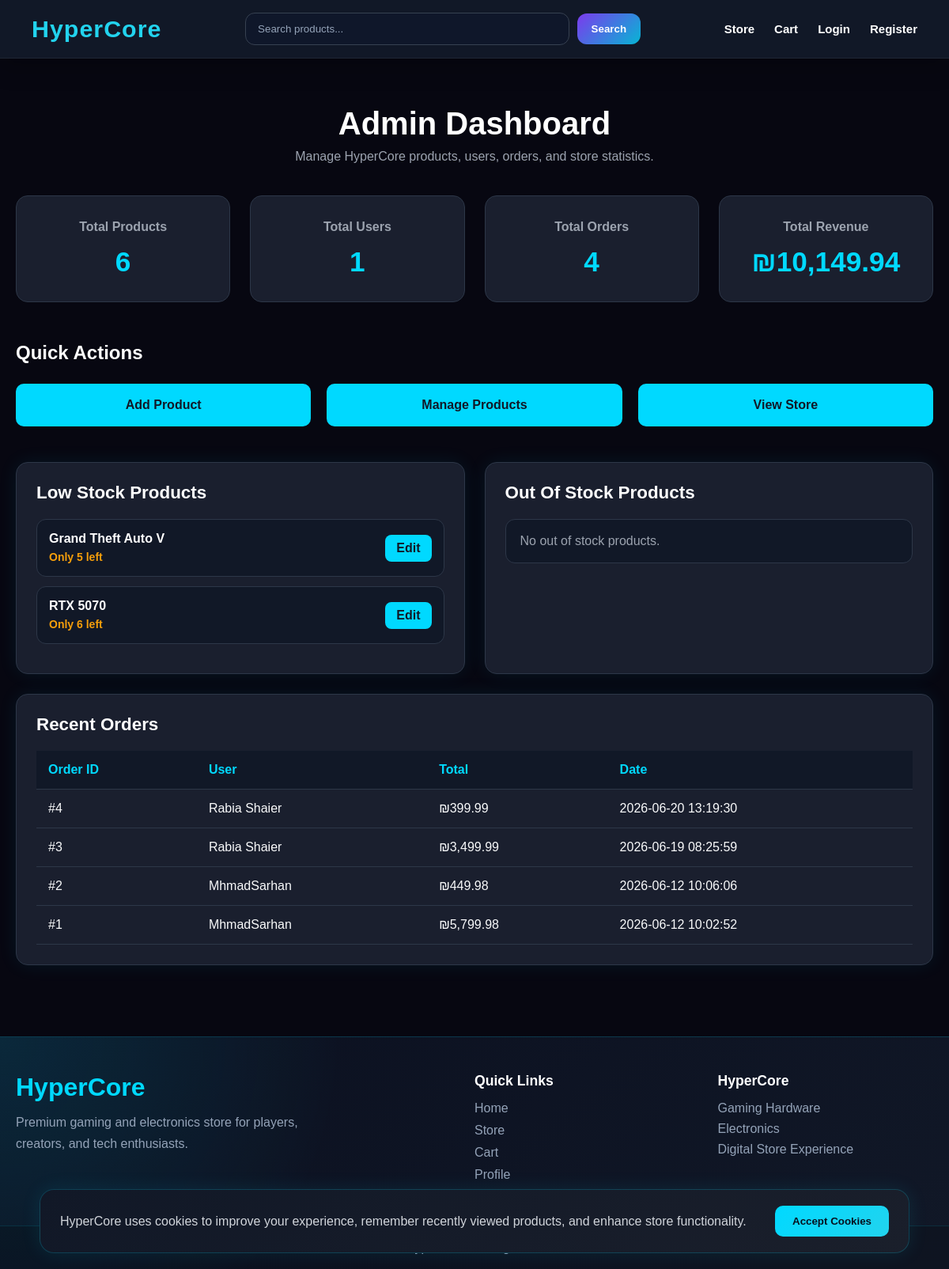
Screenshot of /admin/dashboard.php with the database file from the repository.
### tables this page shows
CREATE TABLE `products` (
  `id` int(11) NOT NULL,
  `category_id` int(11) DEFAULT NULL,
  `name` varchar(150) NOT NULL,
  `description` text DEFAULT NULL,
  `price` decimal(10,2) NOT NULL,
  `image` varchar(255) DEFAULT NULL,
  `stock_quantity` int(11) DEFAULT 0,
  `is_featured` tinyint(1) DEFAULT 0,
  `created_at` timestamp NOT NULL DEFAULT current_timestamp()
);

CREATE TABLE `orders` (
  `id` int(11) NOT NULL,
  `user_id` int(11) NOT NULL,
  `total_price` decimal(10,2) NOT NULL,
  `status` enum('pending','processing','completed','cancelled') DEFAULT 'pending',
  `created_at` timestamp NOT NULL DEFAULT current_timestamp()
);

CREATE TABLE `users` (
  `id` int(11) NOT NULL,
  `full_name` varchar(100) NOT NULL,
  `email` varchar(150) NOT NULL,
  `password` varchar(255) NOT NULL,
  `role` enum('user','admin') DEFAULT 'user',
  `created_at` timestamp NOT NULL DEFAULT current_timestamp(),
  `is_locked` tinyint(1) DEFAULT 0,
  `failed_attempts` int(11) DEFAULT 0,
  `locked_until` datetime DEFAULT NULL
);

### assets/js/classes/Product.php (called while the page is built, shortened)
<?php
class Product
{
 public static function getTotalProducts($conn)
{
    $query = "SELECT COUNT(*) AS total FROM products";
    $result = mysqli_query($conn, $query);
    $row = mysqli_fetch_assoc($result);
    return $row['total'];
}
}

### admin/dashboard.php (the view, shortened to what this page needs)
<?php
require_once __DIR__ . "/../config/config.php";
require_once __DIR__ . "/../assets/js/classes/Product.php";
$totalProducts = Product::getTotalProducts($conn);
$usersQuery = "SELECT COUNT(*) AS total FROM users WHERE role = 'user'";
$usersResult = mysqli_query($conn, $usersQuery);
$totalUsers = mysqli_fetch_assoc($usersResult)['total'];
$ordersQuery = "SELECT COUNT(*) AS total FROM orders";
$ordersResult = mysqli_query($conn, $ordersQuery);
$totalOrders = mysqli_fetch_assoc($ordersResult)['total'];
$revenueQuery = "SELECT SUM(total_price) AS total FROM orders";
$revenueResult = mysqli_query($conn, $revenueQuery);
$totalRevenue = mysqli_fetch_assoc($revenueResult)['total'];
$lowStockQuery = "
    SELECT *
    FROM products
    WHERE stock_quantity > 0 AND stock_quantity <= 10
    ORDER BY stock_quantity ASC
    LIMIT 5
";
$lowStockProducts = mysqli_query($conn, $lowStockQuery);
$outOfStockQuery = "
    SELECT *
    FROM products
    WHERE stock_quantity = 0
    ORDER BY name ASC
    LIMIT 5
";
$outOfStockProducts = mysqli_query($conn, $outOfStockQuery);
$recentOrdersQuery = "
    SELECT orders.*, users.full_name
    FROM orders
    INNER JOIN users ON orders.user_id = users.id
    ORDER BY orders.id DESC
    LIMIT 5
";
$recentOrders = mysqli_query($conn, $recentOrdersQuery);
require_once __DIR__ . "/../includes/header.php";
require_once __DIR__ . "/../includes/top-navbar.php";
?>
<section class="admin-dashboard">
    <div class="admin-header">
        <h1>Admin Dashboard</h1>
        <p>Manage HyperCore products, users, orders, and store statistics.</p>
    </div>
    <div class="admin-stats-grid">
        <div class="admin-stat-card">
            <h3>Total Products</h3>
            <p><?php echo $totalProducts; ?></p>
        </div>
        <div class="admin-stat-card">
            <h3>Total Users</h3>
            <p><?php echo $totalUsers; ?></p>
        </div>
        <div class="admin-stat-card">
            <h3>Total Orders</h3>
            <p><?php echo $totalOrders; ?></p>
        </div>
        <div class="admin-stat-card">
            <h3>Total Revenue</h3>
            <p>₪<?php echo number_format($totalRevenue, 2); ?></p>
        </div>
    </div>
    <div class="admin-actions">
        <h2>Quick Actions</h2>
        <div class="admin-actions-grid">
            <a href="<?php echo BASE_URL; ?>admin/add-product.php" class="admin-action-btn">
                Add Product
            </a>
            <a href="<?php echo BASE_URL; ?>admin/products.php" class="admin-action-btn">
                Manage Products
            </a>
            <a href="<?php echo BASE_URL; ?>pages/catalog.php" class="admin-action-btn">
                View Store
            </a>
        </div>
    </div>
    <div class="dashboard-sections-grid">
        <div class="dashboard-section-card">
            <h2>Low Stock Products</h2>
            <?php if ($lowStockProducts && mysqli_num_rows($lowStockProducts) > 0) { ?>
                <?php while ($product = mysqli_fetch_assoc($lowStockProducts)) { ?>
                    <div class="dashboard-list-item">
                        <div>
                            <h4><?php echo $product["name"]; ?></h4>
                            <span>Only <?php echo $product["stock_quantity"]; ?> left</span>
                        </div>
                        <a href="<?php echo BASE_URL; ?>admin/edit-product.php?id=<?php echo $product["id"]; ?>">
                            Edit
                        </a>
                    </div>
                <?php } ?>
            <?php } else { ?>
                <p class="dashboard-empty-message">No low stock products.</p>
            <?php } ?>
        </div>
        <div class="dashboard-section-card">
            <h2>Out Of Stock Products</h2>
            <?php if ($outOfStockProducts && mysqli_num_rows($outOfStockProducts) > 0) { ?>
                <?php while ($product = mysqli_fetch_assoc($outOfStockProducts)) { ?>
                    <div class="dashboard-list-item">
                        <div>
                            <h4><?php echo $product["name"]; ?></h4>
                            <span class="danger-text">Out of stock</span>
                        </div>
                        <a href="<?php echo BASE_URL; ?>admin/edit-product.php?id=<?php echo $product["id"]; ?>">
                            Restock
                        </a>
                    </div>
                <?php } ?>
            <?php } else { ?>
                <p class="dashboard-empty-message">No out of stock products.</p>
            <?php } ?>
        </div>
    </div>
    <div class="dashboard-section-card recent-orders-card">
        <h2>Recent Orders</h2>
        <?php if ($recentOrders && mysqli_num_rows($recentOrders) > 0) { ?>
            <div class="recent-orders-table-wrapper">
                <table class="recent-orders-table">
                    <thead>
                        <tr>
                            <th>Order ID</th>
                            <th>User</th>
                            <th>Total</th>
                            <th>Date</th>
                        </tr>
                    </thead>
                    <tbody>
                        <?php while ($order = mysqli_fetch_assoc($recentOrders)) { ?>
                            <tr>
                                <td>#<?php echo $order["id"]; ?></td>
                                <td><?php echo $order["full_name"]; ?></td>
                                <td>₪<?php echo number_format($order["total_price"], 2); ?></td>
                                <td>
                                    <?php
                                    if (isset($order["created_at"])) {
                                        echo $order["created_at"];
                                    } else {
                                        echo "No date";
                                    }
                                    ?>
                                </td>
                            </tr>
                        <?php } ?>
                    </tbody>
                </table>
            </div>
        <?php } else { ?>
            <p class="dashboard-empty-message">No recent orders yet.</p>
        <?php } ?>
    </div>
</section>
<?php
require_once __DIR__ . "/../includes/footer.php";
?>

### includes/header.php (shortened to what this page needs)
<!DOCTYPE html>
<html lang="en">
<head>
    <link rel="stylesheet"
          href="<?php echo BASE_URL; ?>assets/css/style.css">
    <link rel="stylesheet"
          href="<?php echo BASE_URL; ?>assets/css/navbar.css?v=2">
    <link rel="stylesheet"
          href="<?php echo BASE_URL; ?>assets/css/home.css?v=2">
    <link rel="stylesheet"
          href="<?php echo BASE_URL; ?>assets/css/catalog.css?v=2">
    <link rel="stylesheet"
      href="<?php echo BASE_URL; ?>assets/css/product.css?v=3">
       <link rel="stylesheet"
      href="<?php echo BASE_URL; ?>assets/css/auth.css">
      <link rel="stylesheet"
      href="<?php echo BASE_URL; ?>assets/css/profile.css">
      <link rel="stylesheet" href="<?php echo BASE_URL; ?>assets/css/cart.css?v=2">
      <link rel="stylesheet" href="<?php echo BASE_URL; ?>assets/css/admin.css">
</head>
<body>

### includes/top-navbar.php (shortened to what this page needs)
<nav class="top-navbar">
    <div class="nav-logo">
        <a href="<?php echo BASE_URL; ?>index.php">
            <?php echo SITE_NAME; ?>
        </a>
    </div>
    <form class="navbar-search" action="<?php echo BASE_URL; ?>pages/search-results.php" method="GET">
        <input
            type="text"
            name="search"
            placeholder="Search products..."
            required
        >
        <button type="submit">
            Search
        </button>
    </form>
    <div class="nav-links">
        <a href="<?php echo BASE_URL; ?>pages/catalog.php">
            Store
        </a>
        <a href="<?php echo BASE_URL; ?>pages/cart.php">
            Cart
        </a>
        <?php if(isset($_SESSION['user_id'])) { ?>
            <?php if(isset($_SESSION['role']) && $_SESSION['role'] === 'admin') { ?>
                <a href="<?php echo BASE_URL; ?>admin/dashboard.php">
                    Admin Dashboard
                </a>
            <?php } else { ?>
                <a href="<?php echo BASE_URL; ?>pages/profile.php">
                    Profile
                </a>
            <?php } ?>
            <a href="<?php echo BASE_URL; ?>auth/logout.php">
                Logout
            </a>
        <?php } else { ?>
            <a href="<?php echo BASE_URL; ?>auth/login.php">
                Login
            </a>
            <a href="<?php echo BASE_URL; ?>auth/register.php">
                Register
            </a>
        <?php } ?>
    </div>
</nav>

### includes/footer.php (shortened to what this page needs)
<footer class="site-footer">
    <div class="footer-container">
        <div class="footer-brand">
            <h2><?php echo SITE_NAME; ?></h2>
            <p>
                Premium gaming and electronics store for players,
                creators, and tech enthusiasts.
            </p>
        </div>
        <div class="footer-links">
            <h3>Quick Links</h3>
            <a href="<?php echo BASE_URL; ?>index.php">Home</a>
            <a href="<?php echo BASE_URL; ?>pages/catalog.php">Store</a>
            <a href="<?php echo BASE_URL; ?>pages/cart.php">Cart</a>
            <a href="<?php echo BASE_URL; ?>pages/profile.php">Profile</a>
        </div>
        <div class="footer-contact">
            <h3>HyperCore</h3>
            <p>Gaming Hardware</p>
            <p>Electronics</p>
            <p>Digital Store Experience</p>
        </div>
    </div>
    <div class="footer-bottom">
        <p>
            <?php echo SITE_NAME; ?>.
            All Rights Reserved.
        </p>
    </div>
</footer>
<?php if (!isset($_COOKIE["cookie_consent"])) { ?>
<div id="cookie-banner" class="cookie-banner">
    <div class="cookie-content">
        <p>
            HyperCore uses cookies to improve your experience,
            remember recently viewed products, and enhance store functionality.
        </p>
        <button id="accept-cookies">
            Accept Cookies
        </button>
    </div>
</div>
<?php } ?>
</body>
</html>

### assets/css/style.css (style rules this page uses)
* { margin: 0; padding: 0; box-sizing: border-box; }
body { font-family: Arial, sans-serif; background: #0f1117; color: #f5f5f5; }
a { color: inherit; text-decoration: none; }
.site-footer { margin-top: 70px; background: radial-gradient(circle at top left, rgba(0, 217, 255, 0.12), transparent 35%), linear-gradient(145deg, #0b1020, #111827); border-top: 1px solid rgba(0, 217, 255, 0.18); color: #d1d5db; }
.footer-container { max-width: 1200px; margin: 0 auto; padding: 45px 20px; display: grid; grid-template-columns: 2fr 1fr 1fr; gap: 35px; }
.footer-brand h2 { color: #00d9ff; font-size: 2rem; margin-bottom: 12px; }
.footer-brand p { color: #94a3b8; line-height: 1.7; max-width: 420px; }
.footer-links h3, .footer-contact h3 { color: white; margin-bottom: 15px; font-size: 1.1rem; }
.footer-links { display: flex; flex-direction: column; }
.footer-links a { color: #94a3b8; margin-bottom: 10px; transition: 0.3s; }
.footer-contact p { color: #94a3b8; margin-bottom: 8px; }
.footer-bottom { border-top: 1px solid rgba(0, 217, 255, 0.12); text-align: center; padding: 18px 20px; color: #94a3b8; background: rgba(0, 0, 0, 0.15); }
.cookie-banner { position: fixed; bottom: 20px; left: 20px; right: 20px; z-index: 9999; }
.cookie-content { max-width: 1100px; margin: auto; background: linear-gradient(145deg, #111827, #1a1f2b); border: 1px solid rgba(0, 217, 255, 0.2); border-radius: 18px; padding: 20px 25px; display: flex; justify-content: space-between; align-items: center; gap: 20px; box-shadow: 0 0 25px rgba(0, 217, 255, 0.1); }
.cookie-content p { color: #d1d5db; margin: 0; line-height: 1.5; }
.cookie-content button { background: linear-gradient(135deg, #00d9ff, #22d3ee); color: #07111f; border: none; border-radius: 10px; padding: 12px 22px; font-weight: 700; cursor: pointer; transition: 0.3s; }

### assets/css/navbar.css (style rules this page uses)
.top-navbar { background: #111827; display: flex; justify-content: space-between; align-items: center; padding: 16px 40px; position: sticky; top: 0; z-index: 1000; border-bottom: 1px solid rgba(255, 255, 255, 0.06); box-shadow: 0 10px 30px rgba(0, 0, 0, 0.25); }
.nav-logo a { color: #22d3ee; text-decoration: none; font-size: 1.9rem; font-weight: 800; letter-spacing: 1px; transition: 0.3s; }
.navbar-search { display: flex; align-items: center; gap: 10px; flex: 1; max-width: 500px; margin: 0 30px; }
.navbar-search input { flex: 1; padding: 12px 15px; border-radius: 12px; border: 1px solid #374151; background: #0f172a; color: white; outline: none; transition: 0.3s; }
.navbar-search input::placeholder { color: #94a3b8; }
.navbar-search button { padding: 12px 18px; border: none; border-radius: 12px; background: linear-gradient(135deg, #7c3aed, #06b6d4); color: white; font-weight: bold; cursor: pointer; transition: 0.3s; }
.nav-links { display: flex; align-items: center; gap: 25px; }
.nav-links a { position: relative; color: white; text-decoration: none; font-size: 15px; font-weight: 600; transition: 0.3s; }
.nav-links a::after { content: ""; position: absolute; left: 0; bottom: -6px; width: 0; height: 2px; background: #22d3ee; transition: 0.3s; }

### assets/css/home.css (style rules this page uses)
* { margin: 0; padding: 0; box-sizing: border-box; }
body { margin: 0; font-family: Arial, Helvetica, sans-serif; background-color: #070711; }

### rows the page displays
products: name "Grand Theft Auto V", stock_quantity "5"
products: name "RTX 5070", stock_quantity "6"
orders: id "4", user.full_name "Rabia Shaier", total_price "399.99", created_at "2026-06-20 13:19:30"
orders: id "3", user.full_name "Rabia Shaier", total_price "3,499.99", created_at "2026-06-19 08:25:59"
orders: id "2", user.full_name "MhmadSarhan", total_price "449.98", created_at "2026-06-12 10:06:06"
orders: id "1", user.full_name "MhmadSarhan", total_price "5,799.98", created_at "2026-06-12 10:02:52"

### other values shown
SITE_NAME "HyperCore"
$totalProducts "6"
$totalUsers "1"
$totalOrders "4"
$totalRevenue "10,149.94"
